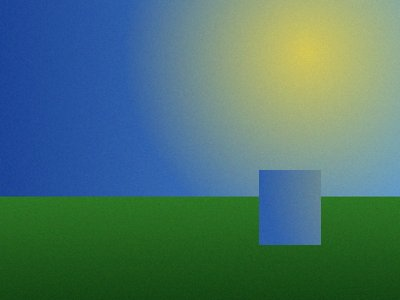
#> input picture copy_move_result.png, 400 x 300 px
$ python -i copy_move.py   (imports and definitions only)
#> lines starting #> are read from the running program, lines starting #| are printed output that depends on the picture
"""
classical_methods/copy_move.py
--------------------------------
Copy-Move Forgery Detection using ORB/SIFT feature matching.

THEORY:
Copy-move forgery: a region of an image is copied and pasted elsewhere
within the same image (to hide or duplicate something).

HOW IT WORKS:
1. Extract keypoints from the image using ORB (or SIFT)
2. Find similar feature pairs within the same image
3. If many matched keypoint pairs are far apart spatially but very similar,
   it suggests a region was copied from one location to another.

ORB (Oriented FAST and Rotated BRIEF):
- Fast and free (unlike SIFT which was patented)
- Rotation invariant
- Good enough for most copy-move cases

SIFT:
- More accurate but slower
- Requires opencv-contrib-python
"""

import cv2
import numpy as np
import matplotlib.pyplot as plt
from typing import Tuple, List, Optional
import os


# ─────────────────────────────────────────────
#  Feature Extraction
# ─────────────────────────────────────────────

def extract_keypoints(image: np.ndarray, method: str = "ORB", max_features: int = 5000):
    """
    Extract keypoints and descriptors from an image.

    Args:
        image:        BGR or grayscale numpy array
        method:       'ORB' (fast, free) or 'SIFT' (accurate, needs contrib)
        max_features: Maximum number of keypoints to detect

    Returns:
        (keypoints, descriptors)
    """
    if len(image.shape) == 3:
        gray = cv2.cvtColor(image, cv2.COLOR_BGR2GRAY)
    else:
        gray = image

    if method == "ORB":
        detector = cv2.ORB_create(nfeatures=max_features)
        kp, desc = detector.detectAndCompute(gray, None)
    elif method == "SIFT":
        try:
            detector = cv2.SIFT_create(nfeatures=max_features)
            kp, desc = detector.detectAndCompute(gray, None)
        except AttributeError:
            print("[WARNING] SIFT not available. Using ORB instead.")
            print("         Install: pip install opencv-contrib-python")
            detector = cv2.ORB_create(nfeatures=max_features)
            kp, desc = detector.detectAndCompute(gray, None)
    else:
        raise ValueError(f"Unknown method: {method}. Use 'ORB' or 'SIFT'.")

    return kp, desc


# ─────────────────────────────────────────────
#  Matching
# ─────────────────────────────────────────────

def match_features(desc1: np.ndarray, method: str = "ORB",
                   ratio_threshold: float = 0.75) -> List:
    """
    Match descriptors within the SAME image (self-matching).
    Filters matches using Lowe's ratio test to remove bad matches.

    Args:
        desc1:           Descriptors array
        method:          'ORB' uses Hamming distance, 'SIFT' uses L2
        ratio_threshold: Lowe's ratio test threshold (lower = stricter)

    Returns:
        List of good DMatch objects
    """
    if desc1 is None or len(desc1) < 2:
        return []

    norm_type = cv2.NORM_HAMMING if method == "ORB" else cv2.NORM_L2
    matcher   = cv2.BFMatcher(norm_type, crossCheck=False)

    # knnMatch returns 2 nearest neighbors for ratio test
    matches = matcher.knnMatch(desc1, desc1, k=3)

    good_matches = []
    for match_group in matches:
        if len(match_group) < 3:
            continue
        # match_group[0] is always self (distance=0), skip it
        # Compare 1st vs 2nd non-self match
        m, n = match_group[1], match_group[2]
        if m.distance < ratio_threshold * n.distance:
            good_matches.append(m)

    return good_matches


# ─────────────────────────────────────────────
#  Spatial Filtering
# ─────────────────────────────────────────────

def filter_by_distance(matches: List, keypoints: tuple,
                        min_dist_px: float = 30.0) -> List:
    """
    Remove matches where the two keypoints are too close spatially.
    Genuine copy-move regions are separated in space.

    Args:
        matches:       List of DMatch objects
        keypoints:     Tuple of keypoints
        min_dist_px:   Minimum pixel distance between matched points

    Returns:
        Filtered list of matches
    """
    filtered = []
    for m in matches:
        pt1 = np.array(keypoints[m.queryIdx].pt)
        pt2 = np.array(keypoints[m.trainIdx].pt)
        dist = np.linalg.norm(pt1 - pt2)
        if dist > min_dist_px:
            filtered.append(m)
    return filtered


# ─────────────────────────────────────────────
#  Main Detection Pipeline
# ─────────────────────────────────────────────

def detect_copy_move(image_path: str, method: str = "ORB",
                     min_matches: int = 10,
                     save_path: str = None,
                     show: bool = True) -> Tuple[bool, int, np.ndarray]:
    """
    Full copy-move detection pipeline.

    Args:
        image_path:  Path to image
        method:      'ORB' or 'SIFT'
        min_matches: Minimum suspicious match pairs to flag as forged
        save_path:   Save visualization to this path
        show:        Display visualization

    Returns:
        (is_forged: bool, num_matches: int, visualization: np.ndarray)
    """
#> called with image_path = '../copy_move_result.png', method = 'ORB', min_matches = 10, show = True
    if not os.path.exists(image_path):
        raise FileNotFoundError(f"Image not found: {image_path}")

    image = cv2.imread(image_path)
#> image is the input picture: shape (300, 400, 3); mean B, G, R 109.7, 116.9, 75.3
    if image is None:
        raise ValueError(f"Could not load image: {image_path}")

    # Step 1: Extract features
    keypoints, descriptors = extract_keypoints(image, method)
#> in extract_keypoints, `gray = cv2.cvtColor(image, cv2.COLOR_BGR2GRAY)`:
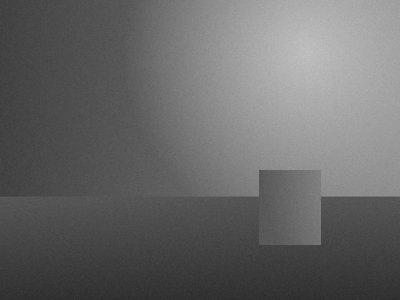
#> gray: shape (300, 400); min 44, max 192, mean 103.6
#> in extract_keypoints, `kp, desc = detector.detectAndCompute(gray, None)`: kp = 23 keypoints; strongest (x, y, size): (260, 171, 31), (319, 243, 31), (319, 242, 37.2), (322, 198, 37.2)
#> keypoints has the same summary as kp in extract_keypoints
    print(f"[Copy-Move] Detected {len(keypoints)} keypoints")
#| [Copy-Move] Detected 23 keypoints

    if descriptors is None or len(keypoints) < 10:
        print("[Copy-Move] Too few keypoints. Image may be too simple.")
        return False, 0, image

    # Step 2: Self-match
    matches = match_features(descriptors, method)
#> in match_features, `matches = matcher.knnMatch(desc1, desc1, k=3)`: matches = 23 matches
#> the loop in match_features, `for match_group in matches:` made 23 passes
#> after the loop in match_features, `for match_group in matches:`: good_matches = 8 matches
#> matches = 8 matches
    print(f"[Copy-Move] Raw matches after ratio test: {len(matches)}")
#| [Copy-Move] Raw matches after ratio test: 8

    # Step 3: Filter by spatial distance
    matches = filter_by_distance(matches, keypoints, min_dist_px=30)
#> the loop in filter_by_distance, `for m in matches:` made 8 passes
#> (pt1, pt2, dist) on passes 1 to 8: ([256.8, 194.4], [256.3, 193], 1.52), ([319.2, 242.4], [319.7, 241.9], 0.679), ([256.3, 193], [256.8, 194.4], 1.52), ([318, 241.9], [319.7, 241.9], 1.73), ([259.2, 172.1], [261.3, 171.7], 2.11), ([255.1, 192.8], [255.7, 193.5], 0.977), ([253.8, 191.1], [256.3, 194.1], 3.89), ([261.6, 172], [259.8, 170.2], 2.53)
#> after the loop in filter_by_distance, `for m in matches:`: filtered = []
#> matches = []
    print(f"[Copy-Move] Matches after spatial filter: {len(matches)}")
#| [Copy-Move] Matches after spatial filter: 0

    # Step 4: Decision
    is_forged = len(matches) >= min_matches
#> is_forged = False

    # Step 5: Visualization
    vis = _visualize(image, keypoints, matches, is_forged)
#> in _visualize, `color = (255, 50, 50) if is_forged else (50, 200, 50)`: color = (50, 200, 50)

    if save_path:
        cv2.imwrite(save_path, cv2.cvtColor(vis, cv2.COLOR_RGB2BGR))
        print(f"[Copy-Move] Saved to {save_path}")

    if show:
        plt.figure(figsize=(12, 6))
        plt.imshow(vis)
        verdict = "⚠ COPY-MOVE DETECTED" if is_forged else "✓ NO COPY-MOVE FOUND"
#> verdict = '✓ NO COPY-MOVE FOUND'
        plt.title(f"{verdict} | Suspicious matches: {len(matches)}", fontsize=13)
        plt.axis("off")
        plt.tight_layout()
        plt.show()

    return is_forged, len(matches), vis


def _visualize(image: np.ndarray, keypoints, matches: List, is_forged: bool) -> np.ndarray:
    """
    Draw lines between matched keypoint pairs on the image.
    Green = not suspicious, Red = copy-move evidence.
    """
    vis = cv2.cvtColor(image.copy(), cv2.COLOR_BGR2RGB)
    color = (255, 50, 50) if is_forged else (50, 200, 50)

    for m in matches[:100]:  # Draw at most 100 lines to avoid clutter
        pt1 = tuple(map(int, keypoints[m.queryIdx].pt))
        pt2 = tuple(map(int, keypoints[m.trainIdx].pt))
        cv2.line(vis, pt1, pt2, color, 1)
        cv2.circle(vis, pt1, 3, color, -1)
        cv2.circle(vis, pt2, 3, color, -1)

    return vis


# [10 lines not run here, left out]

>>> result = detect_copy_move('../copy_move_result.png')
